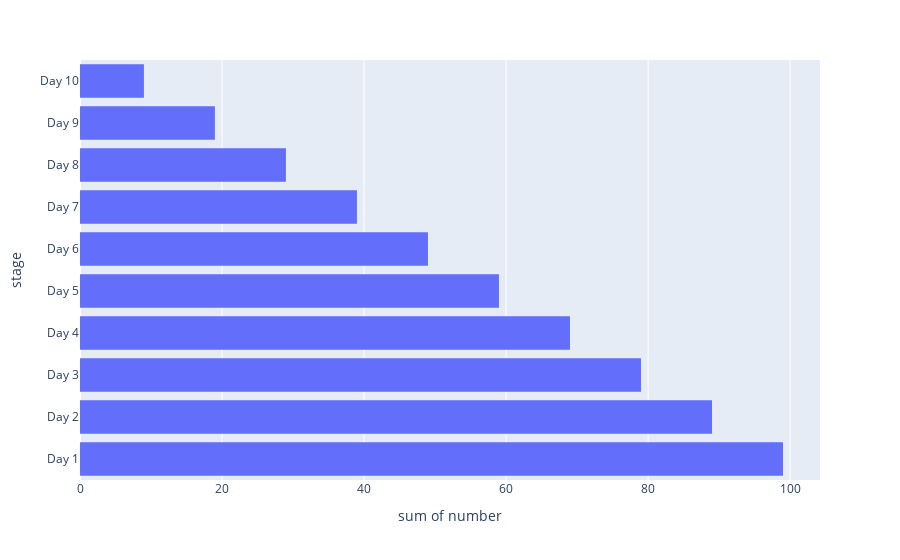

Here is the notebook cell this chart was saved with:
### Markdown cell above
## Facet_wrap and grid Assignment

### Code cell
import plotly.express as px
data = dict(number=[99,89,79,69,59,49,39,29,19,9], 
     stage=["Day 1", "Day 2", "Day 3", "Day 4", "Day 5", "Day 6", "Day 7", "Day 8", "Day 9", "Day 10"])
plot = px.histogram(data, x='number', y='stage')
plot.show()

### Figure 1 — Plotly figure (JSON) as saved in the notebook; plotly's stock layout.template omitted (floating-point values rounded to 4 significant figures)
{"data": [{"alignmentgroup": "True", "bingroup": "y", "histfunc": "sum", "hovertemplate": "sum of number=%{x}<br>stage=%{y}<extra></extra>", "legendgroup": "", "marker": {"color": "#636efa", "pattern": {"shape": ""}}, "name": "", "offsetgroup": "", "orientation": "h", "showlegend": false, "type": "histogram", "x": [99, 89, 79, 69, 59, 49, 39, 29, 19, 9], "xaxis": "x", "y": ["Day 1", "Day 2", "Day 3", "Day 4", "Day 5", "Day 6", "Day 7", "Day 8", "Day 9", "Day 10"], "yaxis": "y"}], "layout": {"barmode": "relative", "legend": {"tracegroupgap": 0}, "margin": {"t": 60}, "xaxis": {"anchor": "y", "domain": [0, 1], "title": {"text": "sum of number"}}, "yaxis": {"anchor": "x", "domain": [0, 1], "title": {"text": "stage"}}}}
